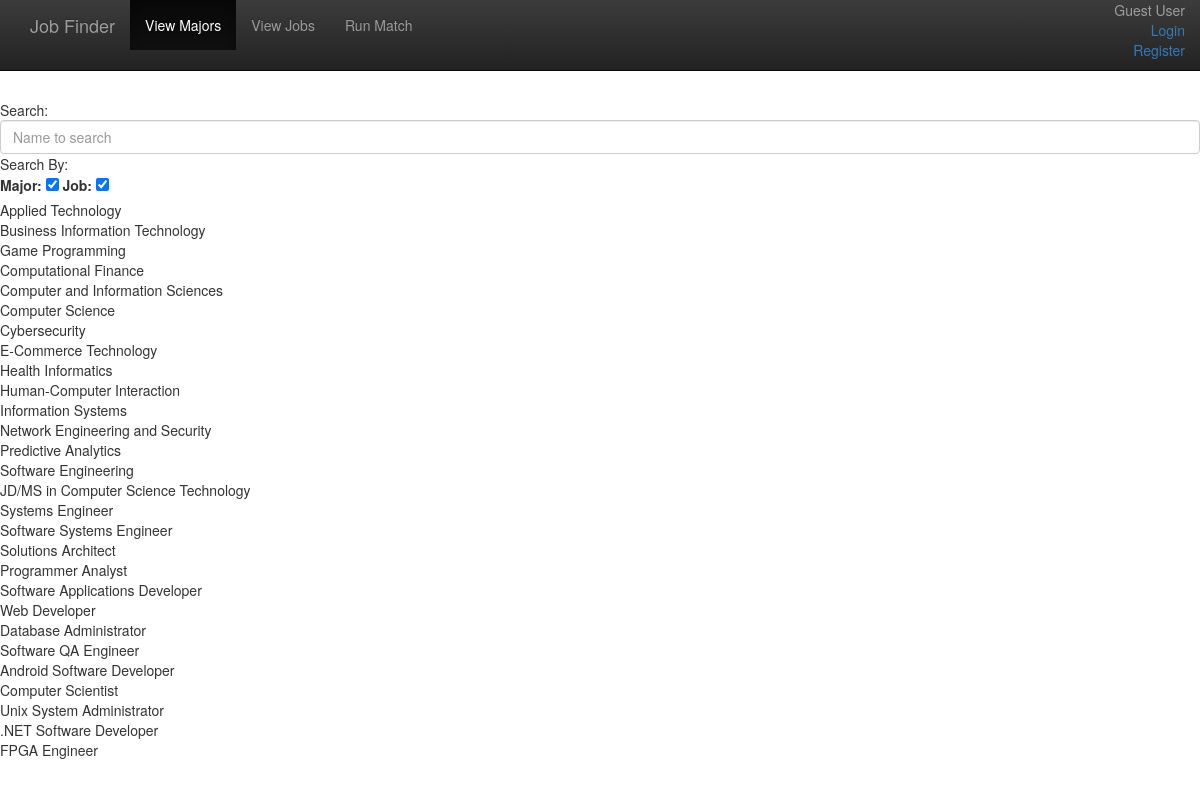
Page /main on the earlier database version.
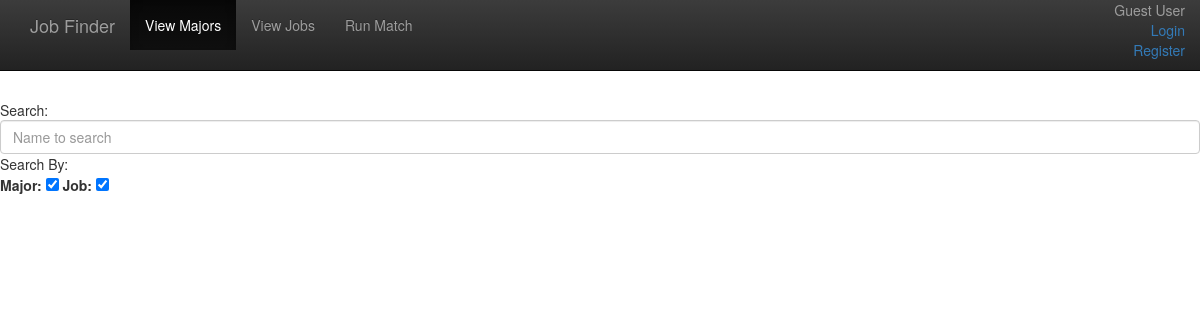
Same page on the later database version.
### db_model.py (models this page shows, shortened)
class Degree(db.Model):
    __tablename__ = 'degree'
    id = db.Column(db.Integer, db.ForeignKey('skill.id'))
    name = db.Column(db.String(), primary_key=True)
    skills = db.relationship("Skill")

class Job(db.Model):
    __tablename__ = 'job'
    id = db.Column(db.Integer, db.ForeignKey('skill.id'))
    name = db.Column(db.String(), primary_key=True)
    skills = db.relationship("Skill")

### jobFinder.py (the view)
@app.route('/main', methods=['GET', 'POST'])
def main():
    majors = db.session.query(Degree.name).all()
    jobs = db.session.query(Job.name).all()
    try:
        current_user.username
    except AttributeError:
        return render_template('main.html', user=None, majors=majors, jobs=jobs)
    return render_template('main.html', user=current_user, majors=majors, jobs=jobs)

### templates/main.html (shortened to what this page needs)
<!DOCTYPE html>
<html lang="en">
<head>
    <link rel="stylesheet" href="/static/bootstrap-theme.min.css">
    <link rel="stylesheet" href="/static/bootstrap.min.css">
    <link rel="stylesheet" href="https://cdnjs.cloudflare.com/ajax/libs/bootstrap3-dialog/1.34.7/css/bootstrap-dialog.min.css">
    <link href="/static/main/main.css" rel="stylesheet" type="text/css">
</head>
<body>
    <nav class="navbar navbar-inverse navbar-fixed-top">
        <div class="container">
            <div class="navbar-header">
                <a class="navbar-brand" href="login">
                    Job Finder
                </a>
            </div>
            <div id="navbar" class="navbar-collapse collapse">
                <ul class="nav navbar-nav">
                    <li class="active">
                        <a href="main">
                            View Majors
                        </a>
                    </li>
                    <li>
                        <a href="main">
                            View Jobs
                        </a>
                    </li>
                    <li>
                        <a href="match">
                            Run Match
                        </a>
                    </li>
                </ul>
                <ul class="nav navbar-nav navbar-right">
                    <div class="margin-info pull-right">
                        {% if user %}
                            <p class="margin-text" align="right">Logged in as <a href="/profile">{{ user.username }}</a>
                                <br/>
                                <a href="/logout">Logout</a>
                                <br/>
                            </p>
			            {% else %}
                            <p class="margin-text" align="right"> Guest User
                                <br/>
                                <a href="/login">Login</a>
                                <br/>
                                <a href="/reg">Register</a>
                                <br/>
                            </p>
                        {% endif %}
                    </div>
                </ul>
            </div>
        </div>
    </nav>
    <br/>
    <br/>
    <br/>
    <br/>
    <br/>
    <div>Search:</div>
    <input type="text" id="searchFilt" class="form-control" placeholder="Name to search">
    <div>Search By:</div>
    <label for="majorCheck">Major:</label>
    <input type="checkbox" id="majorCheck">
    <label for="jobCheck">Job:</label>
    <input type="checkbox" id="jobCheck">
    <table id="majorTable">
        {% for major in majors %}
            <tr>
                <td>{{ major.name }}</td>
            </tr>
        {% endfor %}
    </table>
    <table id="jobTable">
        {% for job in jobs %}
            <tr>
                <td>{{ job.name }}</td>
            </tr>
        {% endfor %}
    </table>
</body>
</html>

### static/main/main.css (style rules this page uses)
.margin-text { color: #9d9d9d; }

Differences in the rows shown:
removed Degree: name "Applied Technology"
removed Degree: name "Business Information Technology"
removed Degree: name "Game Programming"
removed Degree: name "Computational Finance"
removed Degree: name "Computer and Information Sciences"
removed Degree: name "Computer Science"
removed Degree: name "Cybersecurity"
removed Degree: name "E-Commerce Technology"
removed Degree: name "Health Informatics"
removed Degree: name "Human-Computer Interaction"
removed Degree: name "Information Systems"
removed Degree: name "Network Engineering and Security"
removed Degree: name "Predictive Analytics"
removed Degree: name "Software Engineering"
removed Degree: name "JD/MS in Computer Science Technology"
removed Job: name "Systems Engineer"
removed Job: name "Software Systems Engineer"
removed Job: name "Solutions Architect"
removed Job: name "Programmer Analyst"
removed Job: name "Software Applications Developer"
removed Job: name "Web Developer"
removed Job: name "Database Administrator"
removed Job: name "Software QA Engineer"
removed Job: name "Android Software Developer"
removed Job: name "Computer Scientist"
removed Job: name "Unix System Administrator"
removed Job: name ".NET Software Developer"
removed Job: name "FPGA Engineer"
